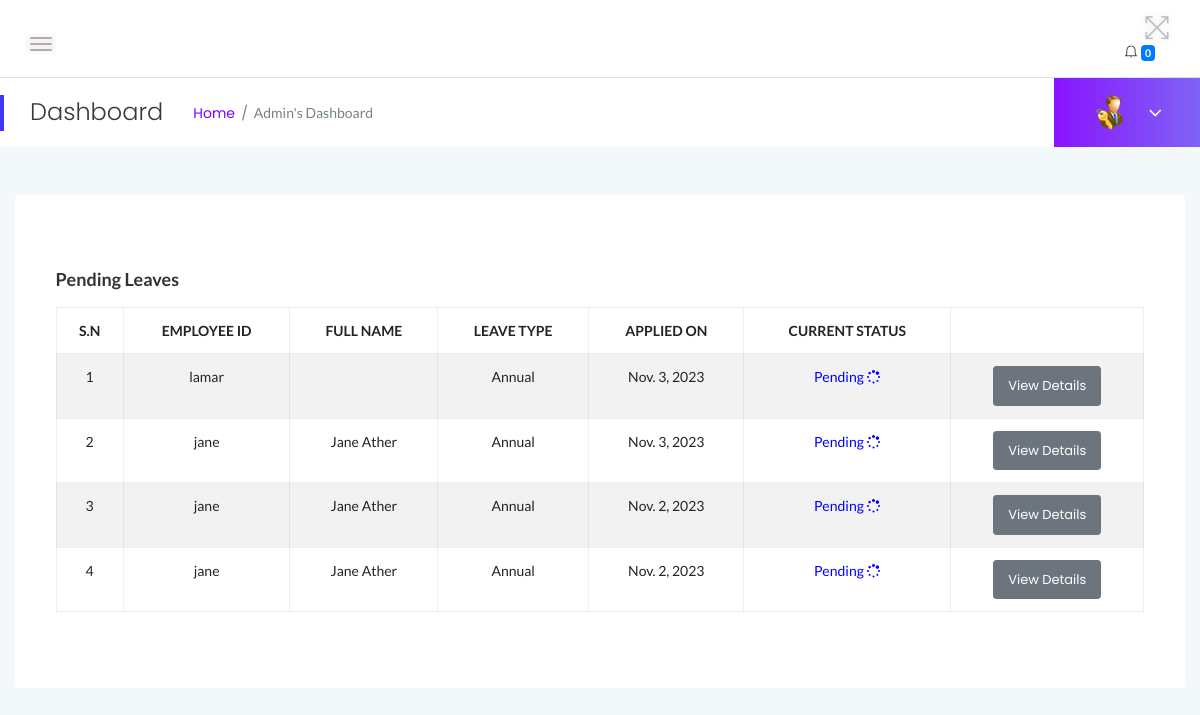
The page /myadmin/pending_leaves/ (signed in) on the database as committed earlier.
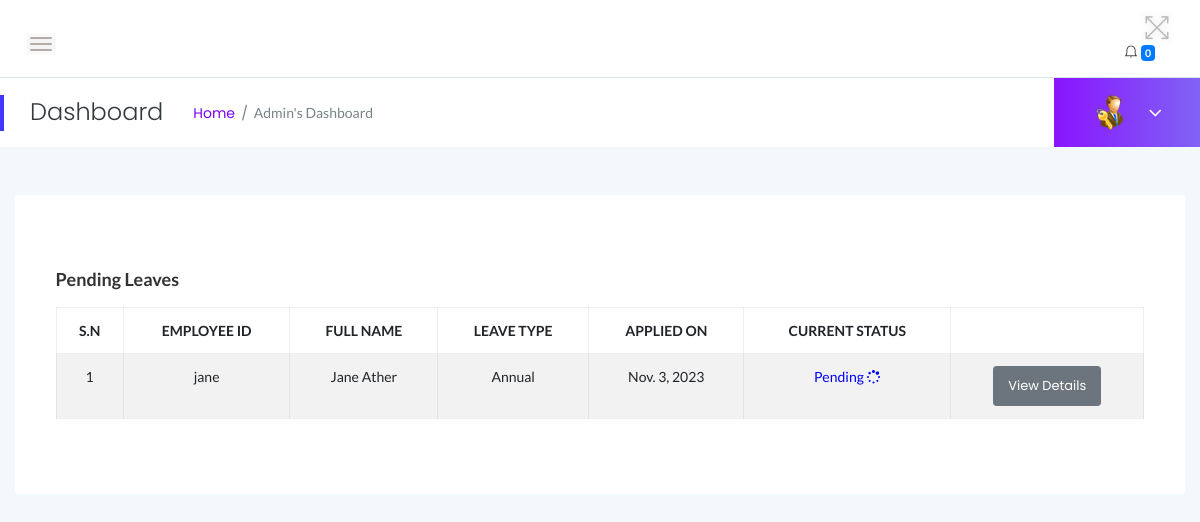
The same page on the database as committed later.
### myadmin/models.py (models this page shows)
class Leave(models.Model):
    employee = models.ForeignKey(User, on_delete=models.CASCADE)
    leave_type = models.CharField(max_length=100, default='Annual')
    posting_date = models.DateField(auto_now_add=True)
    status = models.CharField(
        max_length=10,
        choices=STATUS_CHOICES,
        default='Pending'
    )
    leavetype = models.CharField(max_length=255, default=None)
    description = models.TextField(default=None)
    fromdate = models.DateField( default=None)
    todate = models.DateField( default=None)
    isread = models.IntegerField(default=0)

### myadmin/views.py (the view)
# urls.py: path('pending_leaves/', views.pending_leaves, name='pending_leaves'),
@login_required
def pending_leaves(request):
    leaves = Leave.objects.filter(status=0).order_by('-id')
    context = {
        'leaves': leaves
    }
    return render(request, 'admin/pending_history.html', context)

### myadmin/templates/admin/pending_history.html (shortened to what this page needs)
{% load static %}
<!DOCTYPE html>
<html class="no-js" lang="en">
<head>
{% include 'admin/top.html' %}
</head>
<body>
{% include 'admin/sidebars.html' %}
    <div class="main-content-inner">
        <div class="row">
            <div class="col-12 mt-5">
                <div class="card">
                    <div class="card-body">
                        <h4 class="header-title">Pending Leaves</h4>
                        <div class="single-table">
                            <div class="table-responsive">
                                <table class="table table-hover table-striped table-bordered progress-table text-center">
                                    <thead class="text-uppercase">
                                        <tr>
                                            <th>S.N</th>
                                            <th>Employee ID</th>
                                            <th>Full Name</th>
                                            <th>Leave Type</th>
                                            <th>Applied On</th>
                                            <th>Current Status</th>
                                            <th></th>
                                        </tr>
                                    </thead>
                                    <tbody>
                                        {% for leave in leaves %}
                                        <tr>
                                          <td>{{ forloop.counter }}</td>
                                                <td>{{ leave.employee }}</td>
                                                <td>{{ leave.employee.first_name }} {{ leave.employee.last_name }}</td>
                                                <td>{{ leave.leave_type }}</td>
                                                <td>{{ leave.posting_date }}</td>
                                            <td>
                                                {% if leave.status == 1 %}
                                                <span style="color: #04fd04">Approved <i class="fa fa-check-square-o"></i></span>
                                                {% elif leave.Status == 2 %}
                                                <span style="color: red">Declined <i class="fa fa-cross"></i></span>
                                                {% else %}
                                                <span style="color: blue">Pending <i class="fa fa-spinner"></i></span>
                                                {% endif %}
                                               <td><a href="{% url 'myadmin:employee_leave_details' leave.id %}" class="btn btn-secondary btn-sm">View Details</a></td>
                                        {% endfor %}
                                    </tbody>
                                </table>
                            </div>
                        </div>
                    </div>
                </div>
            </div>
        </div>
    </div>
        </div>
    </div>
</body>
</html>

### myadmin/templates/admin/top.html (shortened to what this page needs)
 {% load static %}
<link rel="stylesheet" href="{% static 'css/bootstrap.min.css' %}">
<link rel="stylesheet" href="{% static 'css/font-awesome.min.css' %}">
<link rel="stylesheet" href="{% static 'css/themify-icons.css' %}">
<link rel="stylesheet" href="{% static 'css/metisMenu.css' %}">
<link rel="stylesheet" href="{% static 'css/owl.carousel.min.css' %}">
<link rel="stylesheet" href="{% static 'css/slicknav.min.css' %}">
<link rel="stylesheet" href="https://www.amcharts.com/lib/3/plugins/export/export.css" type="text/css" media="all" />
<link rel="stylesheet" type="text/css" href="https://cdn.datatables.net/1.10.19/css/jquery.dataTables.css">
<link rel="stylesheet" type="text/css" href="https://cdn.datatables.net/1.10.18/css/dataTables.bootstrap4.min.css">
<link rel="stylesheet" type="text/css" href="https://cdn.datatables.net/responsive/2.2.3/css/responsive.bootstrap.min.css">
<link rel="stylesheet" type="text/css" href="https://cdn.datatables.net/responsive/2.2.3/css/responsive.jqueryui.min.css">
<link rel="stylesheet" href="{% static 'css/typography.css' %}">
<link rel="stylesheet" href="{% static 'css/default-css.css' %}">
<link rel="stylesheet" href="{% static 'css/styles.css' %}">
<link rel="stylesheet" href="{% static 'css/responsive.css' %}">

### myadmin/templates/admin/sidebars.html (shortened to what this page needs)
{% load static %}
    <div class="page-container">
        <div class="main-content">
            <div class="header-area">
                <div class="row align-items-center">
                    <div class="col-md-6 col-sm-8 clearfix">
                        <div class="nav-btn pull-left">
                            <span></span>
                            <span></span>
                            <span></span>
                        </div>
                    </div>
                    <div class="col-md-6 col-sm-4 clearfix">
                        <ul class="notification-area pull-right">
                            <li id="full-view"><i class="ti-fullscreen"></i></li>
                            {% include 'admin/admin-notification.html' %}
                        </ul>
                    </div>
                </div>
            </div>
            <div class="page-title-area">
                <div class="row align-items-center">
                    <div class="col-sm-6">
                        <div class="breadcrumbs-area clearfix">
                            <h4 class="page-title pull-left">Dashboard</h4>
                            <ul class="breadcrumbs pull-left">
                                <li><a href="{% url 'myadmin:dashboard' %}">Home</a></li>
                                <li><span>Admin's Dashboard</span></li>
                            </ul>
                        </div>
                    </div>
                    <div class="col-sm-6 clearfix">
                        <div class="user-profile pull-right">
                            <img class="avatar user-thumb" src="{% static 'images/admin.png' %}" alt="avatar">
                            <h4 class="user-name dropdown-toggle" data-toggle="dropdown">{{ user.first_name }} {{ user.last_name }} <i class="fa fa-angle-down"></i></h4>
                        </div>
                    </div>
                </div>
            </div>
            <div class="main-content-inner">
                <div class="row">
                    <div class="col-12 mt-5">
                        <div class="card">

### myadmin/templates/admin/admin-sidebar.html (shortened to what this page needs)
{% load static %}

### myadmin/templates/admin/admin-notification.html (shortened to what this page needs)
<div class="notification-dropdown">
    <div class="notification-btn">
        <i class="ti-bell"></i>
        <span class="badge badge-primary">{{ notifications|length }}</span>
    </div>
</div>

### myadmin/templates/admin/bottom.html (shortened to what this page needs)
{% load static %}

Rows that differ between the two databases and show on the page:
no longer on this page (row edited): Leave: employee "lamar", leave_type "Annual", posting_date "Nov. 3, 2023", status "Pending"
removed Leave: employee "jane", employee.first_name "Jane", employee.last_name "Ather", leave_type "Annual", posting_date "Nov. 2, 2023", status "Pending"
removed Leave: employee "jane", employee.first_name "Jane", employee.last_name "Ather", leave_type "Annual", posting_date "Nov. 2, 2023", status "Pending"
